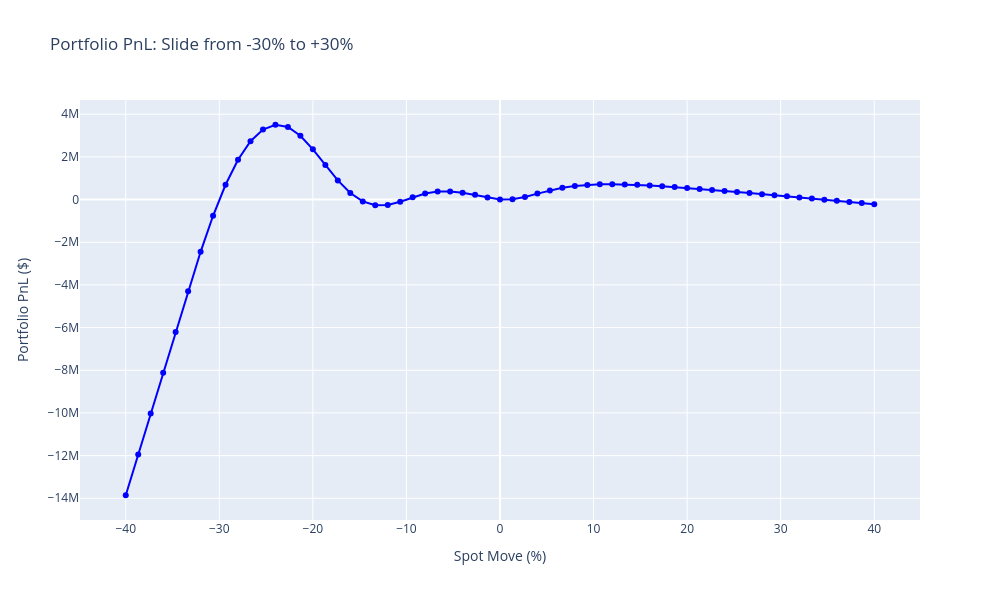

The code cell stored with this chart in its notebook:
### Code cell
# Compute slide from -30% to +30% of new composition (optimal weights)
slide_range = np.linspace(-0.4, 0.4, 61)  # 61 points from -30% to +30%
df_new_composition = compute_option_surface(
    F=F,
    K_list=K_list,
    T_list=T_list,
    alpha_list=alpha_list,
    beta=beta,
    rho=rho,
    nu=nu,
    r=r,
    slide_scenario=list(slide_range),
    compute_bs_greeks=True,
    compute_model_greek=False
)
df_new_composition['symbol'] = df_new_composition['K'].astype(str) + '_' + df_new_composition['T'].astype(str)
df_new_composition.set_index('symbol', inplace=True)

# Extract scenario columns and compute portfolio returns
scenario_returns = df_new_composition[list(slide_range)].multiply(optimal_weights, axis=0).sum()

# Display results
fig_slide = go.Figure()
fig_slide.add_trace(go.Scatter(
    x=slide_range * 100,
    y=scenario_returns.values,
    mode='lines+markers',
    name='Portfolio PnL',
    line=dict(color='blue', width=2),
    marker=dict(size=6)
))

fig_slide.update_layout(
    title='Portfolio PnL: Slide from -30% to +30%',
    xaxis_title='Spot Move (%)',
    yaxis_title='Portfolio PnL ($)',
    hovermode='x unified',
    width=1000,
    height=600,
    font=dict(size=12)
)

fig_slide.show()

print("Portfolio PnL for spot moves from -30% to +30%:")
display(scenario_returns)

### Figure 1 — Plotly figure (JSON) as saved in the notebook; plotly's stock layout.template omitted (floating-point values rounded to 4 significant figures)
{"data": [{"line": {"color": "blue", "width": 2}, "marker": {"size": 6}, "mode": "lines+markers", "name": "Portfolio PnL", "type": "scatter", "x": [-40, -38.67, -37.33, -36.0, -34.67, -33.33, -32, -30.67, -29.33, -28.0, -26.67, -25.33, -24.0, -22.67, -21.33, -20, -18.67, -17.33, -16, -14.67, -13.33, -12, -10.67, -9.333, -8.0, -6.667, -5.333, -4.0, -2.667, -1.333, 0, 1.333, 2.667, 4.0, 5.333, 6.667, 8.0, 9.333, 10.67, 12, 13.33, 14.67, 16.0, 17.33, 18.67, 20.0, 21.33, 22.67, 24, 25.33, 26.67, 28.0, 29.33, 30.67, 32.0, 33.33, 34.67, 36, 37.33, 38.67, 40], "y": [-13860000.0, -11940000.0, -10030000.0, -8117000.0, -6204000.0, -4298000.0, -2449000.0, -759200.0, 693300.0, 1866000.0, 2734000.0, 3284000.0, 3507000.0, 3402000.0, 2992000.0, 2357000.0, 1616000.0, 897600.0, 308100.0, -86750.0, -265200.0, -249700.0, -100200.0, 103400.0, 282800.0, 381700.0, 383700.0, 321200.0, 222900.0, 97370.0, 4857.0, 12910.0, 122900.0, 279200.0, 429700.0, 550000.0, 635200.0, 688600.0, 715600.0, 721600.0, 711700.0, 690400.0, 660700.0, 625100.0, 585300.0, 542300.0, 497200.0, 450300.0, 402200.0, 353100.0, 303200.0, 252700.0, 201600.0, 150000.0, 98000.0, 45650.0, -7003.0, -59920.0, -113100.0, -166400.0, -219900.0]}], "layout": {"font": {"size": 12}, "height": 600, "hovermode": "x unified", "title": {"text": "Portfolio PnL: Slide from -30% to +30%"}, "width": 1000, "xaxis": {"title": {"text": "Spot Move (%)"}}, "yaxis": {"title": {"text": "Portfolio PnL ($)"}}}}
